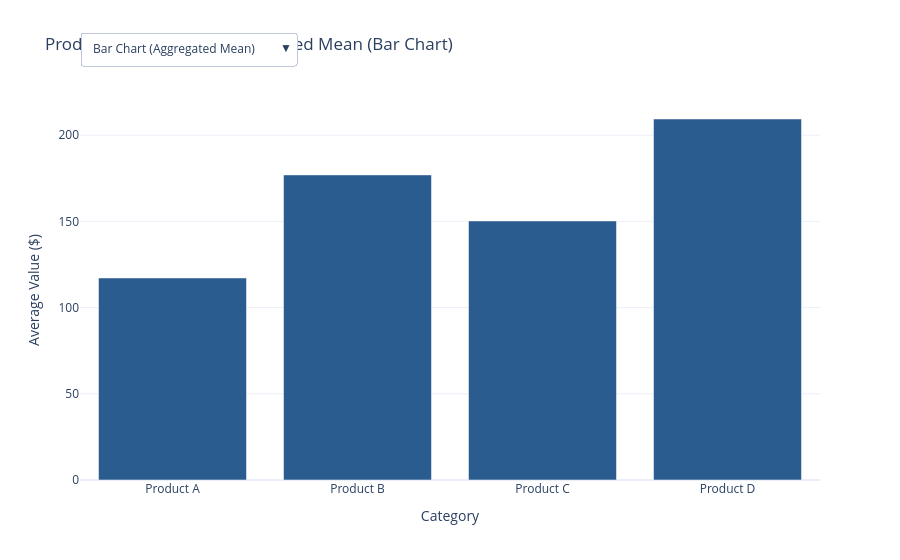

The notebook cell this image was saved under:
### Code cell
import plotly.graph_objects as go
import numpy as np

# Sample categorical data
categories = ["Product A", "Product B", "Product C", "Product D"]

# Repeated samples per category for distribution visuals (Box / Scatter)
np.random.seed(42)
cat_repeated = np.repeat(categories, 30)
values = np.concatenate([
    np.random.normal(loc=120, scale=15, size=30),
    np.random.normal(loc=180, scale=25, size=30),
    np.random.normal(loc=150, scale=20, size=30),
    np.random.normal(loc=210, scale=30, size=30),
])

# Pre-aggregated mean for the Bar chart
mean_values = [values[cat_repeated == c].mean() for c in categories]

fig = go.Figure()

# Trace 0: Bar Chart (Visible by default)
fig.add_trace(
    go.Bar(
        x=categories,
        y=mean_values,
        name="Mean Performance",
        marker_color="#2b5c8f",
        visible=True
    )
)

# Trace 1: Scatter (Strip-style distribution, Hidden by default)
fig.add_trace(
    go.Scatter(
        x=cat_repeated,
        y=values,
        mode="markers",
        name="Individual Data Points",
        marker=dict(size=7, color="#e7298a", opacity=0.7),
        visible=False
    )
)

# Trace 2: Box Plot (Hidden by default)
fig.add_trace(
    go.Box(
        x=cat_repeated,
        y=values,
        name="Distribution Summary",
        marker_color="#33a02c",
        boxmean=True,
        visible=False
    )
)

# Dropdown menu configuration using method="update"
fig.update_layout(
    updatemenus=[
        dict(
            type="dropdown",
            direction="down",
            x=0.0,
            y=1.18,
            xanchor="left",
            yanchor="top",
            active=0,
            buttons=[
                dict(
                    label="Bar Chart (Aggregated Mean)",
                    method="update",
                    args=[
                        {"visible": [True, False, False]},  # [Bar, Scatter, Box]
                        {"title": "Product Performance: Aggregated Mean (Bar Chart)",
                         "yaxis.title.text": "Average Value ($)"}
                    ]
                ),
                dict(
                    label="Scatter Plot (Raw Observations)",
                    method="update",
                    args=[
                        {"visible": [False, True, False]},
                        {"title": "Product Performance: Raw Observations (Scatter Plot)",
                         "yaxis.title.text": "Individual Value ($)"}
                    ]
                ),
                dict(
                    label="Box Plot (IQR & Quartiles)",
                    method="update",
                    args=[
                        {"visible": [False, False, True]},
                        {"title": "Product Performance: Distribution & Spread (Box Plot)",
                         "yaxis.title.text": "Value Spread ($)"}
                    ]
                )
            ]
        )
    ],
    title="Product Performance: Aggregated Mean (Bar Chart)",
    template="plotly_white",
    xaxis=dict(title="Category"),
    yaxis=dict(title="Average Value ($)"),
    showlegend=False
)

fig.show()

### Figure 1 — Plotly figure (JSON) as saved in the notebook; plotly's stock layout.template omitted (floating-point values rounded to 4 significant figures)
{"data": [{"marker": {"color": "#2b5c8f"}, "name": "Mean Performance", "type": "bar", "visible": true, "x": ["Product A", "Product B", "Product C", "Product D"], "y": [117.2, 177.0, 150.3, 209.4]}, {"marker": {"color": "#e7298a", "opacity": 0.7, "size": 7}, "mode": "markers", "name": "Individual Data Points", "type": "scatter", "visible": false, "x": ["Product A", "Product A", "Product A", "Product A", "Product A", "Product A", "Product A", "Product A", "Product A", "Product A", "Product A", "Product A", "Product A", "Product A", "Product A", "Product A", "Product A", "Product A", "Product A", "Product A", "Product A", "Product A", "Product A", "Product A", "Product A", "Product A", "Product A", "Product A", "Product A", "Product A", "Product B", "Product B", "Product B", "Product B", "Product B", "Product B", "Product B", "Product B", "Product B", "Product B", "Product B", "Product B", "Product B", "Product B", "Product B", "Product B", "Product B", "Product B", "Product B", "Product B", "Product B", "Product B", "Product B", "Product B", "Product B", "Product B", "Product B", "Product B", "Product B", "Product B", "Product C", "Product C", "Product C", "Product C", "Product C", "Product C", "Product C", "Product C", "Product C", "Product C", "Product C", "Product C", "Product C", "Product C", "Product C", "Product C", "Product C", "Product C", "Product C", "Product C", "Product C", "Product C", "Product C", "Product C", "Product C", "Product C", "Product C", "Product C", "Product C", "Product C", "Product D", "Product D", "Product D", "Product D", "Product D", "Product D", "Product D", "Product D", "Product D", "Product D", "Product D", "Product D", "Product D", "Product D", "Product D", "Product D", "Product D", "Product D", "Product D", "Product D", "Product D", "Product D", "Product D", "Product D", "Product D", "Product D", "Product D", "Product D", "Product D", "Product D"], "y": [127.5, 117.9, 129.7, 142.8, 116.5, 116.5, 143.7, 131.5, 113.0, 128.1, 113.0, 113.0, 123.6, 91.3, 94.13, 111.6, 104.8, 124.7, 106.4, 98.82, 142.0, 116.6, 121.0, 98.63, 111.8, 121.7, 102.7, 125.6, 111.0, 115.6, 165.0, 226.3, 179.7, 153.6, 200.6, 149.5, 185.2, 131.0, 146.8, 184.9, 198.5, 184.3, 177.1, 172.5, 143.0, 162.0, 168.5, 206.4, 188.6, 135.9, 188.1, 170.4, 163.1, 195.3, 205.8, 203.3, 159.0, 172.3, 188.3, 204.4, 140.4, 146.3, 127.9, 126.1, 166.3, 177.1, 148.6, 170.1, 157.2, 137.1, 157.2, 180.8, 149.3, 181.3, 97.61, 166.4, 151.7, 144.0, 151.8, 110.2, 145.6, 157.1, 179.6, 139.6, 133.8, 140.0, 168.3, 156.6, 139.4, 160.3, 212.9, 239.1, 188.9, 200.2, 198.2, 166.1, 218.9, 217.8, 210.2, 203.0, 167.5, 197.4, 199.7, 185.9, 205.2, 222.1, 266.6, 215.2, 217.7, 207.8, 152.4, 209.2, 211.8, 283.9, 204.2, 219.0, 209.0, 174.9, 244.3, 232.6]}, {"boxmean": true, "marker": {"color": "#33a02c"}, "name": "Distribution Summary", "type": "box", "visible": false, "x": ["Product A", "Product A", "Product A", "Product A", "Product A", "Product A", "Product A", "Product A", "Product A", "Product A", "Product A", "Product A", "Product A", "Product A", "Product A", "Product A", "Product A", "Product A", "Product A", "Product A", "Product A", "Product A", "Product A", "Product A", "Product A", "Product A", "Product A", "Product A", "Product A", "Product A", "Product B", "Product B", "Product B", "Product B", "Product B", "Product B", "Product B", "Product B", "Product B", "Product B", "Product B", "Product B", "Product B", "Product B", "Product B", "Product B", "Product B", "Product B", "Product B", "Product B", "Product B", "Product B", "Product B", "Product B", "Product B", "Product B", "Product B", "Product B", "Product B", "Product B", "Product C", "Product C", "Product C", "Product C", "Product C", "Product C", "Product C", "Product C", "Product C", "Product C", "Product C", "Product C", "Product C", "Product C", "Product C", "Product C", "Product C", "Product C", "Product C", "Product C", "Product C", "Product C", "Product C", "Product C", "Product C", "Product C", "Product C", "Product C", "Product C", "Product C", "Product D", "Product D", "Product D", "Product D", "Product D", "Product D", "Product D", "Product D", "Product D", "Product D", "Product D", "Product D", "Product D", "Product D", "Product D", "Product D", "Product D", "Product D", "Product D", "Product D", "Product D", "Product D", "Product D", "Product D", "Product D", "Product D", "Product D", "Product D", "Product D", "Product D"], "y": [127.5, 117.9, 129.7, 142.8, 116.5, 116.5, 143.7, 131.5, 113.0, 128.1, 113.0, 113.0, 123.6, 91.3, 94.13, 111.6, 104.8, 124.7, 106.4, 98.82, 142.0, 116.6, 121.0, 98.63, 111.8, 121.7, 102.7, 125.6, 111.0, 115.6, 165.0, 226.3, 179.7, 153.6, 200.6, 149.5, 185.2, 131.0, 146.8, 184.9, 198.5, 184.3, 177.1, 172.5, 143.0, 162.0, 168.5, 206.4, 188.6, 135.9, 188.1, 170.4, 163.1, 195.3, 205.8, 203.3, 159.0, 172.3, 188.3, 204.4, 140.4, 146.3, 127.9, 126.1, 166.3, 177.1, 148.6, 170.1, 157.2, 137.1, 157.2, 180.8, 149.3, 181.3, 97.61, 166.4, 151.7, 144.0, 151.8, 110.2, 145.6, 157.1, 179.6, 139.6, 133.8, 140.0, 168.3, 156.6, 139.4, 160.3, 212.9, 239.1, 188.9, 200.2, 198.2, 166.1, 218.9, 217.8, 210.2, 203.0, 167.5, 197.4, 199.7, 185.9, 205.2, 222.1, 266.6, 215.2, 217.7, 207.8, 152.4, 209.2, 211.8, 283.9, 204.2, 219.0, 209.0, 174.9, 244.3, 232.6]}], "layout": {"showlegend": false, "title": {"text": "Product Performance: Aggregated Mean (Bar Chart)"}, "updatemenus": [{"active": 0, "buttons": [{"args": [{"visible": [true, false, false]}, {"title": "Product Performance: Aggregated Mean (Bar Chart)", "yaxis.title.text": "Average Value ($)"}], "label": "Bar Chart (Aggregated Mean)", "method": "update"}, {"args": [{"visible": [false, true, false]}, {"title": "Product Performance: Raw Observations (Scatter Plot)", "yaxis.title.text": "Individual Value ($)"}], "label": "Scatter Plot (Raw Observations)", "method": "update"}, {"args": [{"visible": [false, false, true]}, {"title": "Product Performance: Distribution & Spread (Box Plot)", "yaxis.title.text": "Value Spread ($)"}], "label": "Box Plot (IQR & Quartiles)", "method": "update"}], "direction": "down", "type": "dropdown", "x": 0, "xanchor": "left", "y": 1.18, "yanchor": "top"}], "xaxis": {"title": {"text": "Category"}}, "yaxis": {"title": {"text": "Average Value ($)"}}}}
